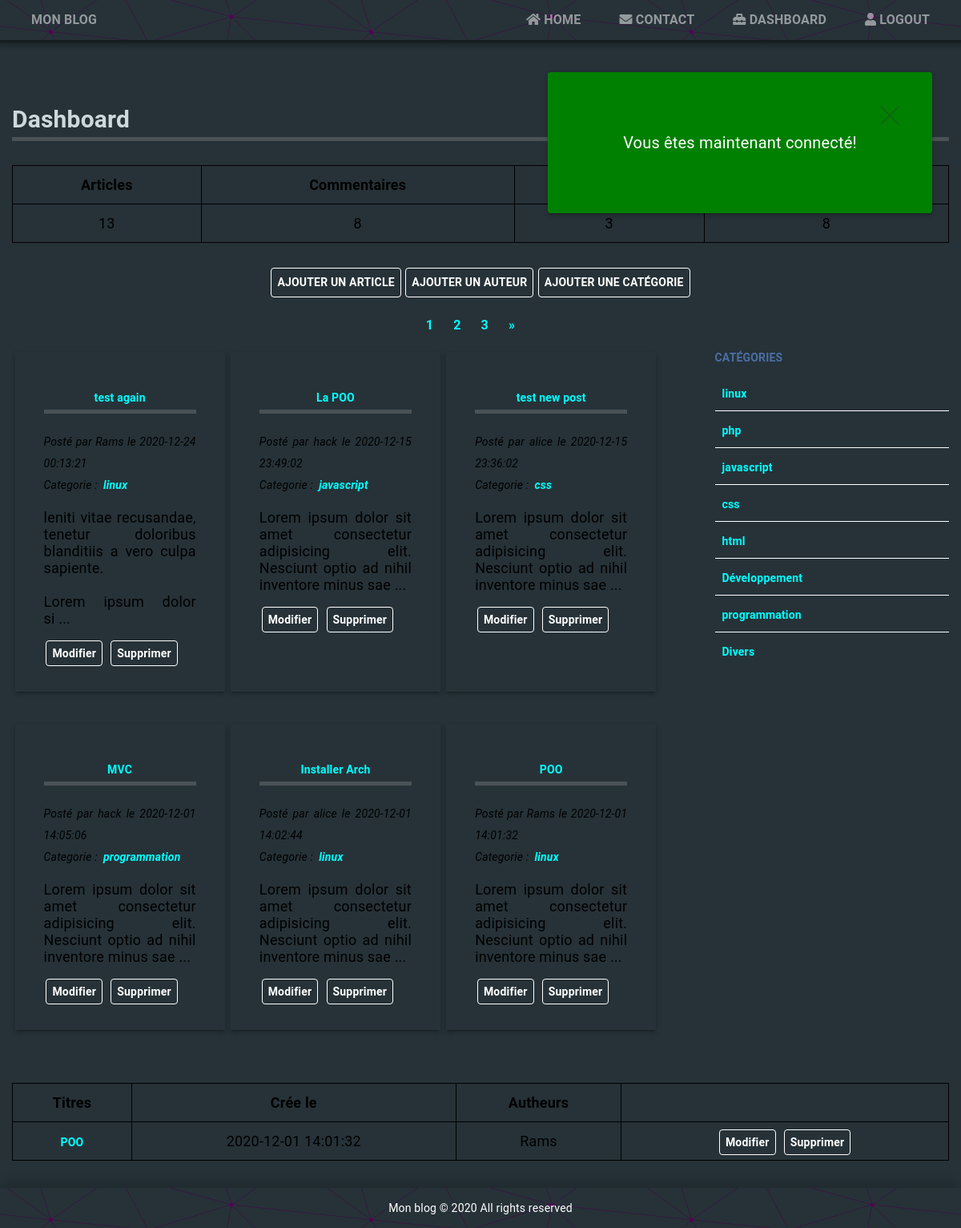
The app's page /dashboard.php (signed in) with its own data.
### tables this page shows
CREATE TABLE `posts` (
  `id` int(11) UNSIGNED NOT NULL,
  `title` varchar(100) NOT NULL,
  `content` text NOT NULL,
  `author_id` tinyint(3) UNSIGNED DEFAULT NULL,
  `category_id` tinyint(3) UNSIGNED DEFAULT NULL,
  `created_at` datetime NOT NULL,
  `updated_at` datetime DEFAULT NULL,
  `published` tinyint(4) DEFAULT NULL
);

CREATE TABLE `authors` (
  `id` int(11) UNSIGNED NOT NULL,
  `authorName` varchar(60) NOT NULL,
  `authorEmail` varchar(100) NOT NULL
);

CREATE TABLE `categories` (
  `id` int(11) UNSIGNED NOT NULL,
  `categoryName` varchar(50) NOT NULL
);

### inc/DatabaseConnection.php (called while the page is built)
<?php
function getDatabase() {
    try {
        $pdo = new PDO('mysql:host=localhost;dbname=project_blog;charset=utf8', 'root', 'root');
        $pdo->setAttribute(PDO::ATTR_ERRMODE, PDO::ERRMODE_EXCEPTION);
        $pdo->exec('SET NAMES "utf8"');
    } catch (\PDOException $e) {
        die('Error: ' . $e->getMessage());
    }
    return $pdo;
}

### dashboard.php (the view, shortened to what this page needs)
<?php
include_once 'inc/DatabaseConnection.php';
$sql = 'SELECT COUNT(*) AS totalPosts FROM posts';
$statement = getDatabase()->query($sql);
$result = $statement->fetch(PDO::FETCH_OBJ);
$totalPosts = $result->totalPosts;
$postPerPage = 6;
$currentPage = 1;
$totalPages = ceil($totalPosts/$postPerPage);
$startCount = ($currentPage - 1) * $postPerPage;
$sql = 'SELECT
            posts.id, title, content, author_id, category_id, created_at,
            authors.authorName,
            categories.categoryName
        FROM posts
        INNER JOIN authors ON posts.author_id = authors.id
        INNER JOIN categories ON posts.category_id = categories.id
        ORDER BY created_at DESC LIMIT
'. $startCount . ',' . $postPerPage;
$statement = getDatabase()->query($sql);
$posts = $statement->fetchAll(PDO::FETCH_OBJ);
$sql = 'SELECT id, categoryName FROM categories';
$statement = getDatabase()->query($sql);
$categories = $statement->fetchAll(PDO::FETCH_OBJ);
$sql = 'SELECT COUNT(*) AS totalAuthors FROM authors';
$statement = getDatabase()->query($sql);
$result = $statement->fetch(PDO::FETCH_OBJ);
$totalAuthors = $result->totalAuthors;
$sql = 'SELECT COUNT(*) AS totalCategories FROM categories';
$statement = getDatabase()->query($sql);
$result = $statement->fetch(PDO::FETCH_OBJ);
$totalCategories = $result->totalCategories;
$sql = 'SELECT COUNT(*) AS totalComments FROM comments';
$statement = getDatabase()->query($sql);
$result = $statement->fetch(PDO::FETCH_OBJ);
$totalComments = $result->totalComments;
?>
<!DOCTYPE html>
<html lang="fr">
<head>
    <link rel="stylesheet" href="https://use.fontawesome.com/releases/v5.11.2/css/all.css">
    <link rel="stylesheet" href="/css/normalize.css">
    <link rel="stylesheet" href="/css/style.css">
</head>
<body>
	<header>
        <section class="container">
            <div class="header-top">
                <a href="/">Mon blog</a>
                <nav>
                    <a href="/index.php"><i class="fas fa-home"></i>&nbsp;Home</a>
                    <a href="/contact.php"><i class="fas fa-envelope"></i>&nbsp;Contact</a>
                    <a href="/dashboard.php"><i class="fas fa-toolbox"></i>&nbsp;Dashboard</a>
                    <a href="/logout.php"><i class="fas fa-user"></i>&nbsp;Logout</a>
                </nav>
            </div>
        </section>
    </header>
    <main class="container">
        <h1>Dashboard</h1>
        <?php if (isset($_SESSION['flashbox'])): ?>
            <?php foreach ($_SESSION['flashbox'] as $type => $message): ?>
    			<section class="flashbox flashbox-<?= $type; ?>">
                    <span class="close"></span>
    				<p><?= $message; ?></p>
    			</section>
    		<?php endforeach ?>
    	<?php endif ?>
        <section class="dashboard">
            <table>
                <thead>
                    <tr>
                        <th>Articles</th>
                        <th>Commentaires</th>
                        <th>Auteurs</th>
                        <th>Catégories</th>
                    </tr>
                </thead>
                <tbody>
                    <tr>
                        <td><?= (int)$totalPosts ?></td>
                        <td><?= (int)$totalComments ?></td>
                        <td><?= (int)$totalAuthors ?></td>
                        <td><?= (int)$totalCategories ?></td>
                    </tr>
                </tbody>
            </table>
            <nav>
                <a class="btn" href="/addpost.php">Ajouter un article</a>
                <a class="btn" href="/addauthor.php">Ajouter un auteur</a>
                <a class="btn" href="/addcategory.php">Ajouter une catégorie</a>
            </nav>
        </section>
        <ul class="pagination">
            <?php for ($index = 1; $index <= $totalPages ; $index++): ?>
                <li>
                    <a href="/dashboard.php?page=<?= $index ?>"><?= $index ?></a>
                </li>
            <?php endfor ?>
            <?php if ($currentPage < $totalPages): ?>
                <li class="next">
                    <a href="/dashboard.php?page=<?= $currentPage + 1 ?>">&raquo;</a>
                </li>
            <?php endif ?>
        </ul>
        <section class="post-content">
            <?php foreach ($posts as $post): ?>
                <article class="card">
                    <h2 class="">
                        <a href="/showpost.php?id=<?= intval($post->id) ?>"><?= htmlspecialchars($post->title, ENT_QUOTES, 'UTF-8') ?></a>
                    </h2>
                    <em>Posté par <?= htmlspecialchars($post->authorName, ENT_QUOTES, 'UTF-8') ?> le <?= $post->created_at ?></em></br>
                    <em>
                        Categorie&nbsp;:
                        <a href="/category.php?id=<?= intval($post->category_id) ?>">
                            &nbsp;<?= htmlspecialchars($post->categoryName, ENT_QUOTES, 'UTF-8') ?>
                        </a>
                    </em>
                    <p><?= nl2br(substr(htmlspecialchars($post->content, ENT_QUOTES, 'UTF-8'), 0, 100)) ?>&nbsp;...</p>
                    <a class="btn" href="/editpost.php?id=<?= intval($post->id) ?>">Modifier</a>
                    <a class="btn" href="/deletepost.php?id=<?= intval($post->id) ?>">Supprimer</a>
                </article>
            <?php endforeach ?>
        </section>
        <aside class="categories">
            <h4>Catégories</h4>
            <ul class="navbar">
                <?php foreach ($categories as $category): ?>
                    <li>
                        <a href="/category.php?id=<?= intval($category->id) ?>">
                            <?= htmlspecialchars($category->categoryName, ENT_QUOTES, 'UTF-8')?>
                        </a>
                    </li>
                <?php endforeach ?>
            </ul>
        </aside>
        <div class="clearfix"></div>
        <section>
            <table>
                <thead>
                    <tr>
                        <th>Titres</th>
                        <th>Crée le</th>
                        <th>Autheurs</th>
                        <th>&nbsp;</th>
                    </tr>
                </thead>
                <tbody>
                    <tr>
                        <td><a href="/showpost.php?id=<?= intval($post->id) ?>"><?= htmlspecialchars($post->title, ENT_QUOTES, 'UTF-8') ?></a></td>
                        <td><?= $post->created_at ?></td>
                        <td><?= htmlspecialchars($post->authorName, ENT_QUOTES, 'UTF-8') ?></td>
                        <td>
                            <a class="btn" href="/editpost.php?id=<?= intval($post->id) ?>">Modifier</a>
                            <a class="btn" href="/deletepost.php?id=<?= intval($post->id) ?>">Supprimer</a>
                        </td>
                    </tr>
                </tbody>
            </table>
        </section>
    </main>
    <footer>
        <p>Mon blog &copy; <?= Date('Y') ?> All rights reserved</p>
    </footer>
</body>
</html>

### css/style.css (style rules this page uses)
:root { --bg-primary: #263238; --text-color: #000; --title-color: #cfd8dc; }
html { height: 100%; font-size: 62.5%; }
body { position: relative; min-height: 100%; padding-bottom: 3em; font-family: Roboto, Oxygen-Sans, Ubuntu, Cantarell, "Helvetica Neue", sans-serif; font-size: 1.8rem; letter-spacing: .01em; text-align: justify; line-height: 1.5; background: var(--bg-primary); }
*, *::before, *::after { -webkit-box-sizing: border-box; -moz-box-sizing: border-box; -o-box-sizing: border-box; box-sizing: border-box; }
.clearfix:after, .clearfix:before { content: ''; display: block; }
.clearfix:after { clear: both; }
.container { margin: 0 auto; width: 100%; }
@media screen and (min-width: 768px) { .container { width: 750px; } }
@media (min-width: 992px) { .container { width: 970px; } }
@media (min-width: 1200px) { .container { width: 1170px; } }
table { display: table; border-collapse: collapse; text-align: center; width: 100%; margin: 3rem 0; }
th, td { padding: 1rem; border: 1px solid #000; }
h1, h2, h3 { margin-top: 0; font-size: 3rem; color: var(--title-color); border-bottom: 5px solid rgba(155, 155, 155, .3); }
p { font: normal 1.8rem 'Roboto', Helvetica, Arial, sans-serif; color: var(--text-color); }
header { position: fixed; top: 0; width: 100%; margin-bottom: 5em; min-height: 50px; box-shadow: 0 0 4px 2px rgba(0, 0, 0, .3), 0 0 4px 5px rgba(0, 0, 0, .2), 0 0 4px 10px rgba(0, 0, 0, .1); background-color: #263238; z-index: 999; }
.header-top { display: flex; justify-content: space-between; align-items: center; min-height: 50px; }
.header-top a { font-size: 1.6rem; }
nav { display: flex; justify-content: center; }
nav > a, .header-top > a { padding: .8em 1.5em; text-transform: uppercase; color: rgba(255, 255, 255, 0.5); }
a { font-size: 1.4rem; font-weight: bold; text-decoration: none; color: rgba(0, 255, 255, 1); }
main { padding-top: 7em; }
.btn, input[type=submit] { padding: .5em; margin: .1em .2em; background-color: transparent; color: white; border: 1px solid #fff; border-radius: 4px; cursor: pointer; }
.post-content { display: -webkit-flex; display: -ms-flex; display: flex; flex-direction: column; }
.card { padding: 2em; margin: .2em; width: 100%; margin-bottom: 2em; box-shadow: 0 4px 6px 0 rgba(0, 0, 0, .14), 0 1px 5px 0 rgba(0, 0, 0, .12), 0 3px 1px -2px rgba(0, 0, 0, .2); }
.card h2 { font-size: 2.4rem; text-align: center; }
.card a { font-size: 1.4rem; text-align: center; }
.card em { font-size: 1.4rem; }
.categories { float: right; width: 25%; }
.categories h4 { font-size: 1.4rem; margin-top: 0; margin-bottom: 1rem; text-transform: uppercase; color: #4a6fa5; }
.categories ul { margin: 0; padding-left: 0; list-style: none; }
.categories ul li { border-bottom: 1px solid #fff; padding: 0.5em; }
.categories ul li:last-child { border: none; }
.post-content { float: left; width: 70%; }
@media (min-width: 992px) { .post-content { display: -webkit-flex; display: -ms-flex; display: flex; flex-flow: row wrap; } }
@media (min-width: 992px) { .card { padding: 2em; margin: .2em; max-width: 32%; margin-bottom: 2em; box-shadow: 0 4px 6px 0 rgba(0, 0, 0, .14), 0 1px 5px 0 rgba(0, 0, 0, .12), 0 3px 1px -2px rgba(0, 0, 0, .2); } }
.pagination { display: -webkit-flex; display: -ms-flex; display: flex; list-style: none; padding-left: 0; justify-content: center; }
.pagination li a { font-size: 1.6rem; padding-right: 2.5rem; }
.flashbox { position: absolute; width: 40%; right: 2em; top: 5em; padding: 2em; border-radius: 4px; box-shadow: 0 4px 6px 0 rgba(0, 0, 0, .14), 0 1px 5px 0 rgba(0, 0, 0, .12), 0 3px 1px -2px rgba(0, 0, 0, .2); }
.flashbox p { padding: 1em; font-size: 2rem; text-align: center; color: #fff; }
.flashbox-success { background: green; }
.flashbox .close { margin: 1em; position: absolute; right: 20px; top: 20px; width: 32px; height: 32px; opacity: 0.3; transition: all 0.3s ease-in; }
.flashbox .close:after, .flashbox .close:before { content: ''; position: absolute; left: 50%; height: 32px; width: 2px; background: #333; }
.flashbox .close:after { transform: rotate(45deg); }
.flashbox .close:before { transform: rotate(-45deg); }
footer { position: absolute; width: 100%; min-height: 50px; bottom: 0; background-color: #263238; box-shadow: 0 -4px 17px 1px rgba(0, 0, 0, 0.2); }
footer p { margin: 0; line-height: 50px; font-size: 1.4rem; text-align: center; color: #fff; }

### records on screen
posts: title "test again", author.authorName "Rams", created_at "2020-12-24 00:13:21", category.categoryName "linux", content "leniti vitae recusandae, tenetur doloribus blanditiis a vero culpa sapiente. Lorem ipsum dolor si"
posts: title "La POO", author.authorName "hack", created_at "2020-12-15 23:49:02", category.categoryName "javascript", content "Lorem ipsum dolor sit amet consectetur adipisicing elit. Nesciunt optio ad nihil inventore minus sae"
posts: title "test new post", author.authorName "alice", created_at "2020-12-15 23:36:02", category.categoryName "css", content "Lorem ipsum dolor sit amet consectetur adipisicing elit. Nesciunt optio ad nihil inventore minus sae"
posts: title "MVC", author.authorName "hack", created_at "2020-12-01 14:05:06", category.categoryName "programmation", content "Lorem ipsum dolor sit amet consectetur adipisicing elit. Nesciunt optio ad nihil inventore minus sae"
posts: title "Installer Arch", author.authorName "alice", created_at "2020-12-01 14:02:44", category.categoryName "linux", content "Lorem ipsum dolor sit amet consectetur adipisicing elit. Nesciunt optio ad nihil inventore minus sae"
posts: title "POO", author.authorName "Rams", created_at "2020-12-01 14:01:32", category.categoryName "linux", content "Lorem ipsum dolor sit amet consectetur adipisicing elit. Nesciunt optio ad nihil inventore minus sae"
categories: categoryName "linux"
categories: categoryName "php"
categories: categoryName "javascript"
categories: categoryName "css"
categories: categoryName "html"
categories: categoryName "Développement"
categories: categoryName "programmation"
categories: categoryName "Divers"
authors: authorName "Rams"

### other values on screen
$message "Vous êtes maintenant connecté!"
$totalPosts "13"
$totalComments "8"
$totalAuthors "3"
$totalCategories "8"
Date('Y') "2020"
